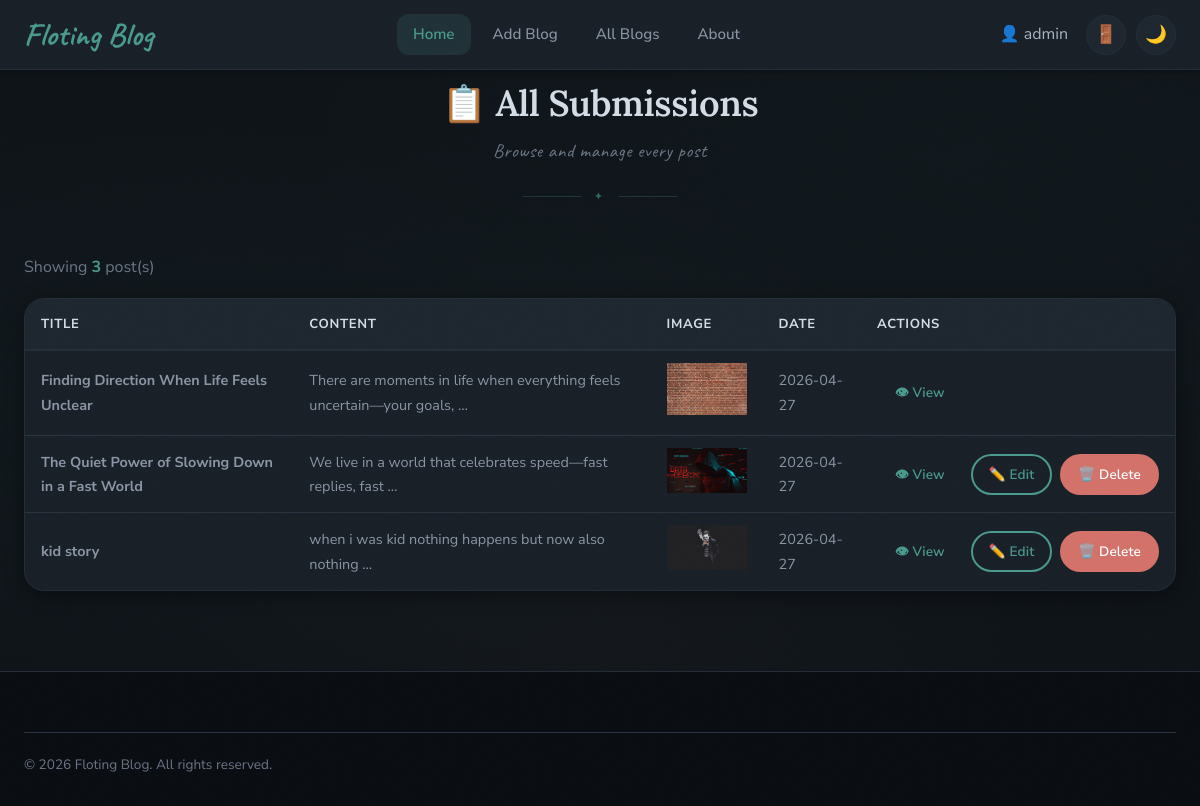
Screenshot of /view-all/ (signed in) with the database file from the repository.
### blog/models.py (models this page shows, shortened)
class Blog(models.Model):
    user = models.ForeignKey(User, on_delete=models.CASCADE)
    title = models.CharField(max_length=200)
    content = models.TextField()
    image = models.ImageField(upload_to='blog_images/', null=True, blank=True)
    author = models.CharField(max_length=100, default="Admin")
    category = models.CharField(max_length=50, default="General")
    excerpt = models.CharField(max_length=300, blank=True)
    tags = models.CharField(max_length=200, blank=True)
    created_at = models.DateTimeField(auto_now_add=True)

### blog/views.py (the view)
# urls.py: path('view-all/', views.view_all,name='view-all'),
def view_all(request):
    posts = Blog.objects.all().order_by('-created_at')
    return render(request, 'view-all.html', {'posts': posts})

### blog/templates/view-all.html
{% extends "base.html" %}
{% block content %}
{% load static %}
<main id="main-content">
    <section class="section">
        <div class="container">
            <div class="section-header fade-in visible">
                <h2>📋 All Submissions</h2>
                <p class="subtitle">Browse and manage every post</p>
                <div class="divider-boho">✦</div>
            </div>
            <p style="margin-bottom: 16px; color: var(--text-muted);">
                Showing <span class="highlight-count">{{ posts|length }}</span> post(s)
            </p>
            <div class="table-wrapper fade-in visible">
                <table id="blogTable">
                    <thead>
                        <tr>
                            <th>Title</th>
                            <th>Content</th>
                            <th>Image</th>
                            <th>Date</th>
                            <th>Actions</th>
                        </tr>
                    </thead>
                    <tbody>
                        {% for post in posts %}
                        <tr>
                            <td><strong>{{ post.title }}</strong></td>
                            <td>
                                {{ post.content|truncatewords:10 }}
                            </td>
                            <td>
                                {% if post.image %}
                                <img src="{{ post.image.url }}" width="80">
                                {% else %}
                                No Image
                                {% endif %}
                            </td>
                            <td>
                                {{ post.created_at|date:"Y-m-d" }}
                            </td>
                            <td>
                                <div class="action-buttons">
                                    <a href="{% url 'blog-detail' post.id %}" class="btn btn-sm">
                                        👁 View
                                    </a>
                                    {% if post.user == request.user %}
                                    <a href="{% url 'edit-blog' post.id %}" class="btn btn-outline btn-sm">
                                        ✏️ Edit
                                    </a>
                                    <a href="{% url 'delete-blog' post.id %}" class="btn btn-danger btn-sm">
                                        🗑️ Delete
                                    </a>
                                    {% endif %}
                                </div>
                            </td>
                        </tr>
                        {% empty %}
                        <tr>
                            <td colspan="5">No posts found</td>
                        </tr>
                        {% endfor %}
                    </tbody>
                </table>
            </div>
        </div>
    </section>
</main>
<footer class="site-footer">
    <div class="container">
        <div class="footer-bottom">
            <span>© 2026 Floting Blog. All rights reserved.</span>
        </div>
    </div>
</footer>
{% endblock %}

### blog/templates/base.html (shortened to what this page needs)
{% load static %}
<!DOCTYPE html>
<html lang="en" data-theme="dark">
<head>
    <link rel="stylesheet" href='{% static "css/style.css"%}'>
</head>
<body>
    <nav class="nav-bar">
        <div class="nav-inner">
            <a href="{% url 'home' %}" class="nav-logo"><span class="logo-text">Floting Blog</span></a>
            <ul class="nav-links">
                <li><a href="{% url 'home' %}" class="active">Home</a></li>
                <li><a href="{% url 'add-blog' %}">Add Blog</a></li>
                <li><a href="{% url 'view-all' %}">All Blogs</a></li>
                <li><a href="{% url 'about' %}">About</a></li>
            </ul>
            <div class="nav-actions">
                {% if user.is_authenticated %}
                <span style="margin-right:8px;">👤 {{ user.username }}</span>
                <a href="{% url 'logout' %}" class="btn-icon">🚪</a>
                {% else %}
                <a href="{% url 'login' %}" class="btn-icon" alt="Login">🔐</a>
                {% endif %}
                <button class="btn-icon" id="themeToggle">🌙</button>
            </div>
        </div>
    </nav>
    {% block content %}
    {% endblock %}
</body>
</html>

### rows the page displays
Blog: title "Finding Direction When Life Feels Unclear", content "There are moments in life when everything feels uncertain—your goals, …", image (picture), created_at "2026-04-27"
Blog: title "The Quiet Power of Slowing Down in a Fast World", content "We live in a world that celebrates speed—fast replies, fast …", image (picture), created_at "2026-04-27", shows "✏️ Edit"
Blog: title "kid story", content "when i was kid nothing happens but now also nothing …", image (picture), created_at "2026-04-27", shows "✏️ Edit"

### other values shown
{{ user.username }} "admin"
{{ posts|length }} "3"
